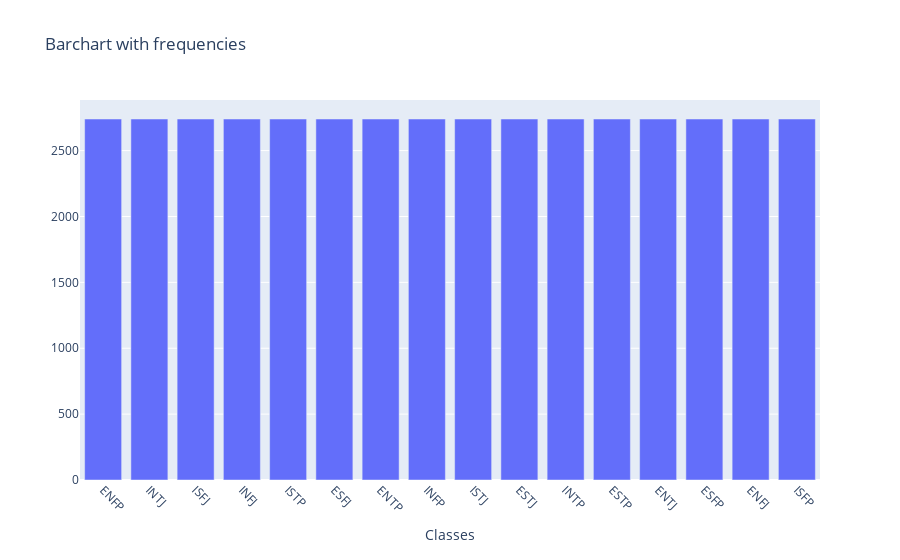

Write notebook code for a chart like this one.
### Markdown cell above
## Remove data for class balancing
The undersampling method can be used for example reduction, because the dataset is huge and the majority classes' data can be removed after shuffling, resulting in 2740 examples for each class, as seen below

### Code cell
# there are many samples, so all classes can have the frequency of the class with the lowest frequency
min_class_freq = min(freqs)

# shuffle data
data = data.sample(frac=1).reset_index(drop=True)

for v in data['class'].unique():
    delindex = data[data['class'] == v].index[min_class_freq:]
    data.drop(delindex, inplace=True)

new_freqs = data['class'].value_counts().tolist()
new_data_classes = data['class'].value_counts().index.tolist()

plot_data(new_data_classes, new_freqs)

### Figure 1 — Plotly figure (JSON) as saved in the notebook; plotly's stock layout.template omitted (floating-point values rounded to 4 significant figures)
{"data": [{"type": "bar", "x": ["ENFP", "INTJ", "ISFJ", "INFJ", "ISTP", "ESFJ", "ENTP", "INFP", "ISTJ", "ESTJ", "INTP", "ESTP", "ENTJ", "ESFP", "ENFJ", "ISFP"], "y": [2740, 2740, 2740, 2740, 2740, 2740, 2740, 2740, 2740, 2740, 2740, 2740, 2740, 2740, 2740, 2740]}], "layout": {"title": {"text": "Barchart with frequencies"}, "xaxis": {"tickangle": 45, "title": {"text": "Classes"}}}}
